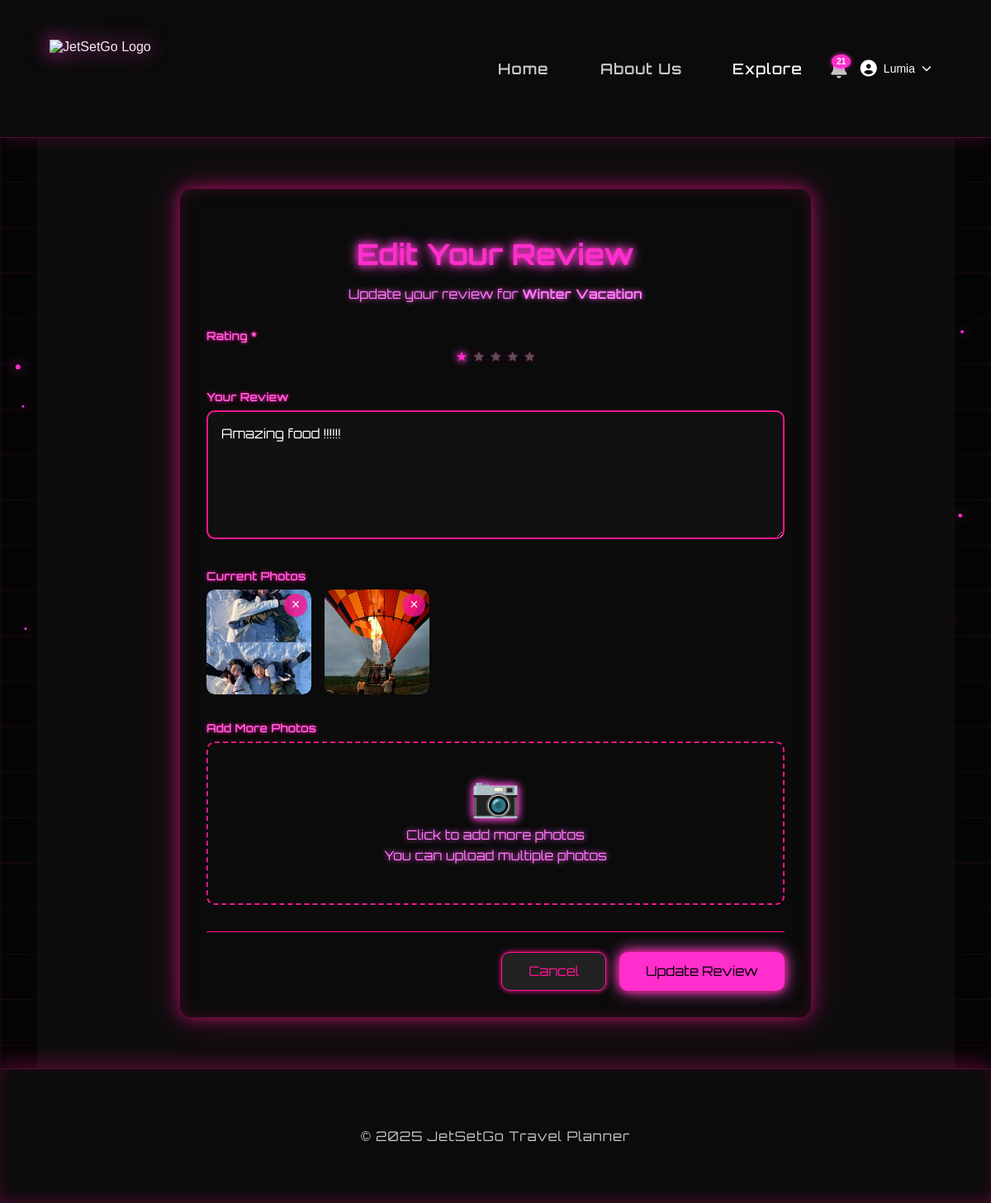
/review/3/edit (signed in), run on the app's committed database.
### app/models.py (models this page shows, shortened)
class Trip(db.Model):
    __tablename__ = 'trip'
    id = db.Column(db.Integer, primary_key=True)
    title = db.Column(db.String(100), nullable=False)
    start_date = db.Column(db.Date, nullable=False)
    end_date = db.Column(db.Date, nullable=False)
    description = db.Column(db.Text, nullable=True)
    destinations = db.relationship(
        "TripDestination",
        backref="trip",
        cascade="all, delete-orphan",
        lazy=True
    )
    itinerary = db.relationship("ItineraryItem", backref="trip", lazy=True, cascade="all, delete-orphan")
    budget = db.relationship("Budget", backref="trip", uselist=False, cascade="all, delete-orphan")
    participants = db.relationship("User", secondary=trip_users, backref=db.backref("trips", lazy="dynamic"))
    reviews = db.relationship("Review", backref="trip", lazy=True, cascade="all, delete-orphan")

class Review(db.Model):
    __tablename__ = "review"
    id = db.Column(db.Integer, primary_key=True)
    rating = db.Column(db.Integer, nullable=False)
    comment = db.Column(db.Text)
    created_at = db.Column(db.DateTime, default=datetime.utcnow)
    updated_at = db.Column(db.DateTime, default=datetime.utcnow, onupdate=datetime.utcnow)
    trip_id = db.Column(db.Integer, db.ForeignKey("trip.id"), nullable=False)
    user_id = db.Column(db.Integer, db.ForeignKey("user.id"), nullable=False)
    photos = db.relationship("ReviewPhoto", backref="review", lazy=True, cascade="all, delete-orphan")
    __table_args__ = (db.UniqueConstraint('trip_id', 'user_id', name='unique_trip_user_review'),)
    def delete(self):
        return ReviewService.delete_review(self)

class ReviewPhoto(db.Model):
    __tablename__ = "review_photo"
    id = db.Column(db.Integer, primary_key=True)
    photo_url = db.Column(db.String(500), nullable=False)
    caption = db.Column(db.String(500))
    created_at = db.Column(db.DateTime, default=datetime.utcnow)
    review_id = db.Column(db.Integer, db.ForeignKey("review.id"), nullable=False)

### app/routes/trips.py (the view, shortened to what this page needs)
@trips_bp.route("/review/<int:review_id>/edit", methods=["GET", "POST"])
def edit_review(review_id):
    if "user_id" not in session:
        flash("Please log in to edit reviews", "danger")
        return redirect(url_for("auth.login"))
    review = Review.query.get_or_404(review_id)
    user_id = session.get("user_id")
    if review.user_id != user_id:
        flash("You can only edit your own reviews", "danger")
        return redirect(url_for("trips.view_all_reviews"))
    return render_template("edit_review.html", review=review)

### app/templates/edit_review.html (shortened to what this page needs)
{% extends 'base.html' %}
{% block content %}
<div class="review-form-container">
    <div class="form-header">
        <h1>Edit Your Review</h1>
        <p>Update your review for <strong>{{ review.trip.title }}</strong></p>
    </div>
    <form id="editReviewForm" method="POST" action="{{ url_for('trips.edit_review', review_id=review.id) }}" enctype="multipart/form-data" class="review-form">
        <div class="form-group">
            <label>Rating *</label>
            <div class="star-rating">
                <label for="star5" title="5 stars">★</label>
                <label for="star4" title="4 stars">★</label>
                <label for="star3" title="3 stars">★</label>
                <label for="star2" title="2 stars">★</label>
                <label for="star1" title="1 star">★</label>
            </div>
        </div>
        <div class="form-group">
            <label for="comment">Your Review</label>
            <textarea
                name="comment"
                id="comment"
                rows="6"
                placeholder="Tell us about your experience..."
            >{{ review.comment or '' }}</textarea>
        </div>
        {% if review.photos %}
        <div class="form-group">
            <label>Current Photos</label>
            <div class="existing-photos">
                {% for photo in review.photos %}
                <div class="existing-photo-item" data-photo-id="{{ photo.id }}">
                    <img src="{{ photo.photo_url }}" alt="Review photo">
                    <button type="button" class="remove-photo" data-photo-id="{{ photo.id }}">×</button>
                </div>
                {% endfor %}
            </div>
        </div>
        {% endif %}
        <div class="form-group">
            <label for="photos">Add More Photos</label>
            <div class="photo-upload-area" id="photoUploadArea">
                <div class="upload-placeholder" onclick="document.getElementById('photos').click()">
                    <div class="upload-icon">📷</div>
                    <p>Click to add more photos</p>
                    <span>You can upload multiple photos</span>
                </div>
            </div>
        </div>
        <div class="form-actions">
            <a href="{{ url_for('trips.view_all_reviews') }}" class="btn-secondary">Cancel</a>
            <button type="submit" class="btn-primary">Update Review</button>
        </div>
    </form>
</div>
{% endblock %}

### app/static/css/style.css (style rules this page uses)
:root { --bg-color: #000000; --text-color: #f2f2f2; --soft-text: #c7c7c7; --card-bg: rgba(10, 10, 10, 0.8); --border-color: #ff2ecc; --neon-pink: #ff2ecc; --neon-hover: #ff5be0; }
body { background: var(--bg-color); color: var(--text-color); font-family: "Inter", sans-serif; margin: 0; padding: 0; opacity: 0; animation: fadeIn 0.9s ease-out forwards; }
a { transition: opacity 0.3s ease; }
body::before { content: ""; position: fixed; top: 0; left: 0; width: 100%; height: 100%; background-image: linear-gradient(rgba(255, 20, 147, 0.08) 1px, transparent 1px), linear-gradient(90deg, rgba(255, 20, 147, 0.08) 1px, transparent 1px); background-size: 55px 55px; animation: gridMove 32s linear infinite; z-index: -3; pointer-events: none !important; }
label { font-size: 14px; margin-bottom: 5px; display: block; position: relative; z-index: 20; }
.btn-primary { background: var(--neon-pink) !important; color: #000 !important; border: none !important; box-shadow: 0 0 12px var(--neon-pink); }
body { background: #050505; color: #eee; font-family: 'Poppins', sans-serif; }

### app/templates/base.html (style rules this page uses)
:root { --bg-primary: #0d0d0d; --bg-secondary: #1a1a1a; }
body { background: var(--bg-primary); transition: background 0.4s ease; }
html, body { background: var(--bg-primary); }

### app/templates/edit_review.html (style rules this page uses)
.review-form-container { max-width: 700px; margin: 2rem auto; padding: 2rem; background: #0b0b0b; border-radius: 14px; box-shadow: 0 0 20px rgba(255, 20, 147, 0.6), 0 0 45px rgba(255, 20, 147, 0.25), inset 0 0 20px rgba(255, 20, 147, 0.15); backdrop-filter: blur(4px); color: #fff; font-family: 'Orbitron', sans-serif; }
.form-header { text-align: center; margin-bottom: 2rem; }
.form-header h1 { font-size: 2.2rem; color: #ff2ecc; text-shadow: 0 0 8px #ff2ecc, 0 0 16px #ff5be0; margin-bottom: 0.5rem; }
.form-header p { color: #ff77ff; text-shadow: 0 0 6px #ff5be0; }
.form-group { margin-bottom: 2rem; }
.form-group label { display: block; margin-bottom: 0.5rem; font-weight: 600; color: #ff5be0; text-shadow: 0 0 4px #ff1493; }
.star-rating { display: flex; flex-direction: row-reverse; justify-content: center; gap: 0.5rem; font-size: 2.5rem; }
.star-rating label { cursor: pointer; color: #555; transition: 0.3s; text-shadow: 0 0 2px #ff1493; margin: 0; }
.star-rating label:hover, .star-rating label:hover ~ label, .star-rating input:checked ~ label { color: #ff2ecc; text-shadow: 0 0 6px #ff2ecc, 0 0 12px #ff5be0; }
textarea { width: 100%; padding: 1rem; border: 2px solid #ff1493; border-radius: 10px; background: #111; color: #fff; font-size: 1rem; font-family: 'Orbitron', sans-serif; resize: vertical; transition: 0.3s; box-sizing: border-box; }
.existing-photos { display: grid; grid-template-columns: repeat(auto-fill, minmax(120px, 1fr)); gap: 1rem; }
.existing-photo-item { position: relative; border-radius: 10px; overflow: hidden; aspect-ratio: 1; cursor: pointer; transition: transform 0.3s, box-shadow 0.3s, opacity 0.3s; }
.existing-photo-item img { width: 100%; height: 100%; object-fit: cover; border-radius: 10px; }
.remove-photo { position: absolute; top: 5px; right: 5px; background: rgba(255, 20, 147, 0.8); color: #fff; border: none; border-radius: 50%; width: 28px; height: 28px; font-size: 1.1rem; cursor: pointer; line-height: 1; transition: background 0.3s, transform 0.2s; padding: 0; }
.photo-upload-area { border: 2px dashed #ff1493; border-radius: 10px; padding: 2rem; text-align: center; background: #0b0b0b; transition: 0.3s; }
.upload-placeholder { cursor: pointer; color: #ff77ff; }
.upload-icon { font-size: 3rem; margin-bottom: 0.5rem; text-shadow: 0 0 8px #ff2ecc, 0 0 12px #ff5be0; }
.upload-placeholder p, .upload-placeholder span { color: #ff77ff; text-shadow: 0 0 6px #ff5be0; margin: 0.3rem 0; }
.form-actions { display: flex; justify-content: flex-end; gap: 1rem; margin-top: 2rem; padding-top: 1.5rem; border-top: 1px solid #ff1493; }
.btn-primary, .btn-secondary { padding: 0.8rem 2rem; border: none; border-radius: 10px; font-size: 1rem; cursor: pointer; text-decoration: none; font-family: 'Orbitron', sans-serif; transition: all 0.3s; }
.btn-primary { background: linear-gradient(135deg, #ff1493 0%, #ff2ecc 50%, #ff5be0 100%); color: #fff; box-shadow: 0 0 10px #ff1493, 0 0 20px #ff5be0; }
.btn-secondary { background: #222; color: #ff1493; border: 1px solid #ff1493; box-shadow: 0 0 6px #ff1493; }

### data on the page
Trip: trip "Winter Vacation"
Review: comment "Amazing food !!!!!!"
ReviewPhoto: photo_url (picture)
ReviewPhoto: photo_url (picture)

### other printed values
{{ session.get('user_name', 'User') }} "Lumia"
{{ 2025 }} "2025"
